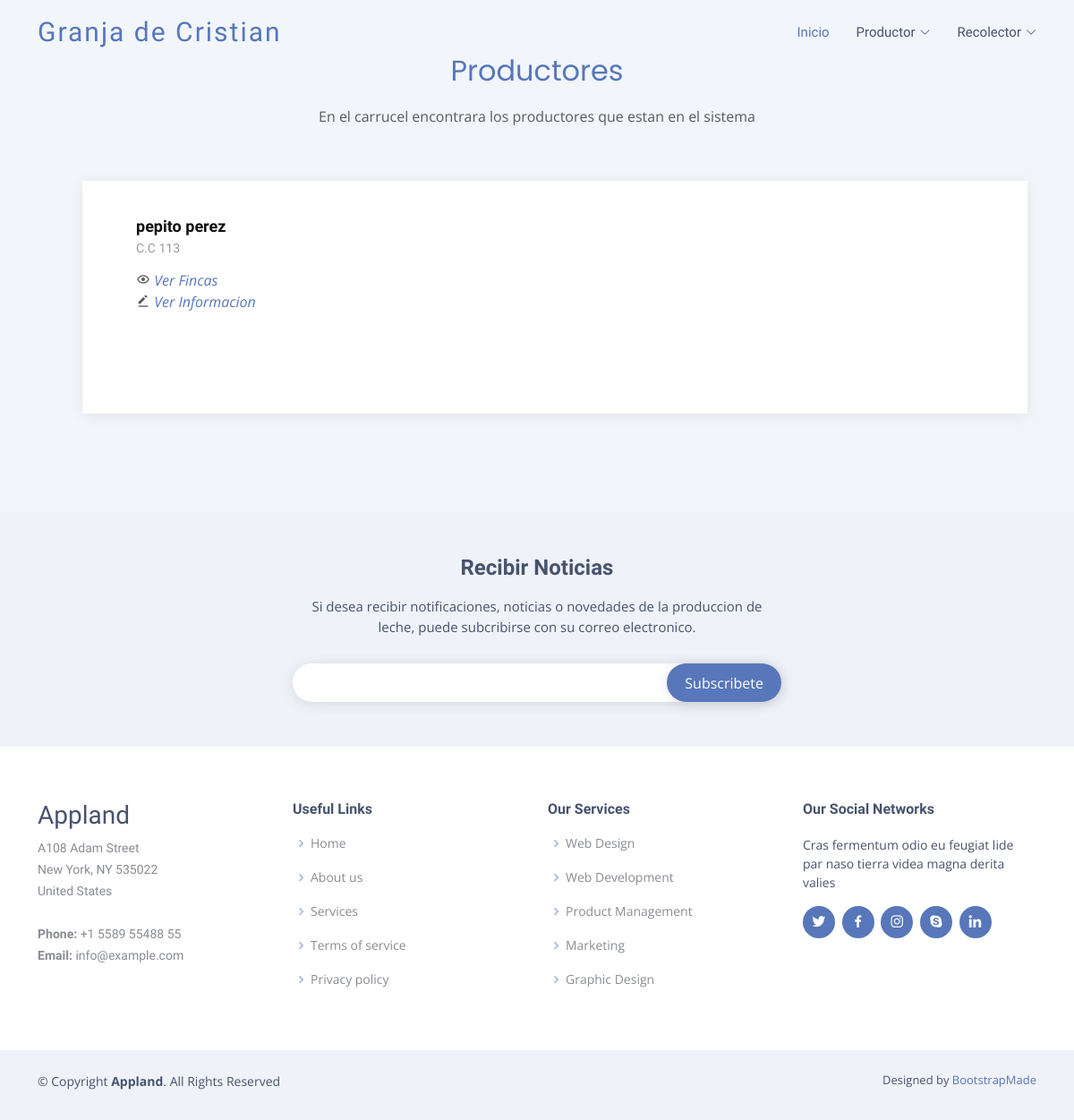
The app's page /productor/, older data.
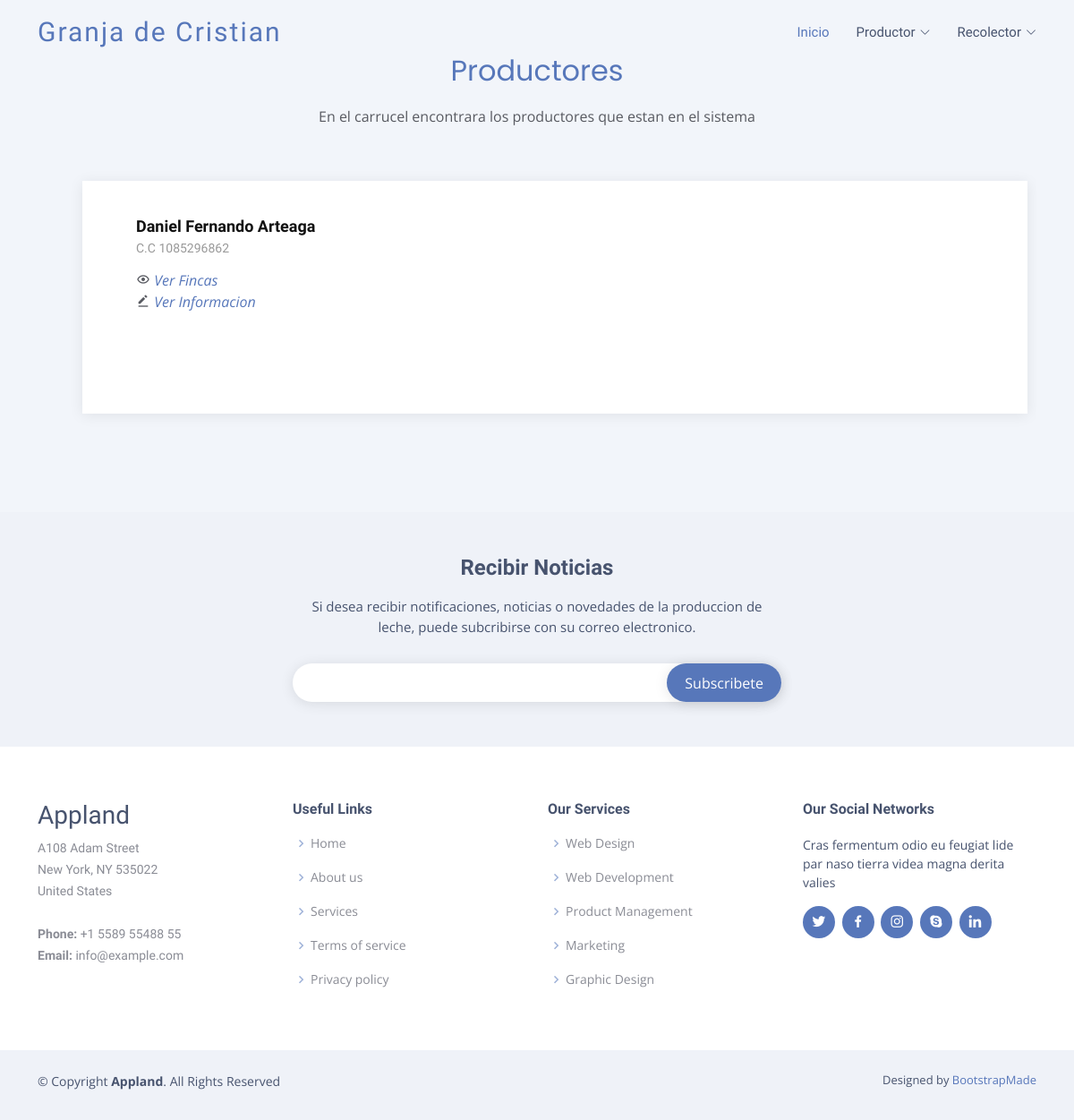
The same page, newer data.
### productor/models.py (models this page shows, shortened)
class Productor(models.Model):
    cedula = models.CharField(max_length=40, unique=True, verbose_name='Cedula')
    nombres = models.CharField(max_length=150, verbose_name='Nombres')
    apellidos = models.CharField(max_length=150, verbose_name='Apellidos')
    direccion = models.CharField(max_length=150, verbose_name='Direccion')
    fNacimiento = models.DateField(null=True, blank=True, verbose_name="Fecha de cumpleaños")
    telefono = models.CharField(max_length=10, null=True, blank=True, verbose_name="Teléfono")
    create_at = models.DateTimeField(auto_now_add=True, verbose_name='Creado')
    update_at = models.DateTimeField(auto_now=True, verbose_name='Editado')
    class Meta:
        verbose_name = 'Productor'
        verbose_name_plural = 'Productores'

### productor/views.py (the view)
# urls.py: path('', views.mostrar, name="productores"),
def mostrar(request):
    productores = Productor.objects.all()
    return render(request, 'productor/mostrar.html', {
        'title': 'Lista Productores',
        'productores': productores
    })

### productor/templates/productor/mostrar.html (shortened to what this page needs)
{% extends 'layouts/layout.html' %}
{% block content %}
{% load static %}
<section id="testimonials" class="testimonials section-bg">
    <div class="container" data-aos="fade-up">
      <div class="section-title">
        <h2>Productores</h2>
        <p>En el carrucel encontrara los productores que estan en el sistema</p>
      </div>
      <div class="testimonials-slider swiper" data-aos="fade-up" data-aos-delay="100">
        <div class="swiper-wrapper">
            {% for productor in productores %}
          <div class="swiper-slide">
            <div class="testimonial-item">
              <h3>{{productor.nombres}} {{productor.apellidos}}</h3>
              <h4>C.C {{productor.cedula}}</h4>
              <p>
                <i class='bx bx-show'></i> <a href="{% url 'fincas' productor.pk  %}" class="get-started-btn">Ver Fincas</a><br>
                <i class='bx bxs-edit-alt' ></i> <a href="{% url 'verproductor' productor.pk %}" class="get-started-btn">Ver Informacion</a>
              </p>
            </div>
        </div>
            {% endfor %}
        </div>
      </div>
    </div>
  </section>
  {% endblock%}

Row changes from the older to the newer data that the page shows:
removed Productor: nombres "pepito", apellidos "perez", cedula "113"
now on this page (row unchanged): Productor: nombres "Daniel Fernando", apellidos "Arteaga", cedula "1085296862"
